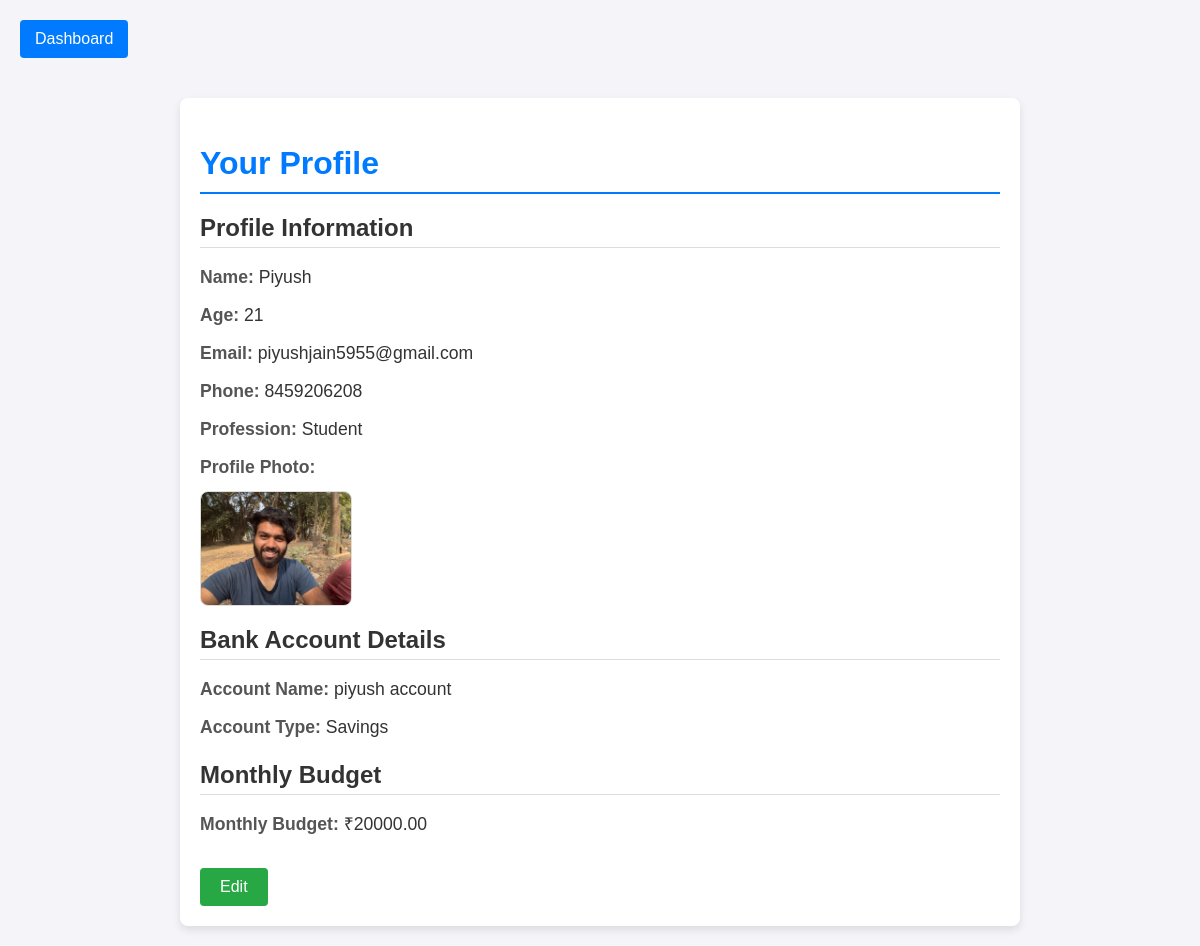
The page /Profile (signed in) on the database its author committed.
### app/models.py (models this page shows, shortened)
class Profile(models.Model):
    user = models.OneToOneField(User, on_delete=models.CASCADE)  # Links to Django's User model
    name = models.CharField(max_length=255, null=False, blank=False)
    age = models.PositiveIntegerField(null=True, blank=True)
    email = models.EmailField(unique=True)  # Automatically fetched from User model
    phone = models.CharField(max_length=15, unique=True, null=False, blank=False)
    profession = models.CharField(
        max_length=20,
        choices=[
            ("Businessman", "Businessman"),
            ("Employee", "Employee"),
            ("Student", "Student"),
            ("Housewife", "Housewife"),
            ("Other", "Other"),
        ],
        null=False,
        blank=False,
    )
    profile_photo = models.ImageField(upload_to="profile_photos/", null=True, blank=True)  # Optional

class UserAccount(models.Model):
    user = models.ForeignKey(User, on_delete=models.CASCADE)  # Links to Django's User model
    account_name = models.CharField(max_length=255, null=False, blank=False)
    account_type = models.CharField(
        max_length=10,
        choices=[("Current", "Current"), ("Savings", "Savings")],
        null=False,
        blank=False,
    )
    current_balance = models.DecimalField(max_digits=12, decimal_places=2, null=True, blank=True)

class MonthlyBudget(models.Model):
    user = models.ForeignKey(User, on_delete=models.CASCADE)  # Links to Django's User model
    monthly_budget = models.DecimalField(max_digits=12, decimal_places=2, null=True, blank=True)

### app/views.py (the view, shortened to what this page needs)
# urls.py: path('Profile', views.ProfileSection.as_view(), name='profile'),
class ProfileSection(View):
    def get(self, request):
        print("INSIDE PROFILE GET")
        profile = Profile.objects.filter(user=request.user).first()
        user_profile = {
            "name": profile.name if profile else "N/A",
            "age": profile.age if profile else "N/A",
            "email": profile.user.email if profile else "N/A",
            "phone": profile.phone if profile else "N/A",
            "profession": profile.profession if profile else "N/A",
            "profile_photo": profile.profile_photo.url if profile and profile.profile_photo else None,
        }
        user_account = UserAccount.objects.filter(user=request.user).first()
        account_data = {
            "account_name": user_account.account_name if user_account else "N/A",
            "account_type": user_account.account_type if user_account else "N/A",
            "current_balance": user_account.current_balance if user_account else 0.00,
        }
        monthly_budget = MonthlyBudget.objects.filter(user=request.user).first()
        budget_data = {
            "monthly_budget": monthly_budget.monthly_budget if monthly_budget else 0.00,
        }
        context = {
            "user_profile": user_profile,
            "account_data": account_data,
            "budget_data": budget_data,
        }
        return render(request, "profile.html", context)

### app/templates/profile.html (shortened to what this page needs)
{% load static %}
<!DOCTYPE html>
<html lang="en">
<head>
    <link rel="stylesheet" href="static\css\profile.css">
</head>
<body>
    <div>
        <a href="{% url 'dashboard' %}" class="nav-link">Dashboard</a>
    </div>
    <div class="edit">
        <h2>Your Profile</h2>
        <h3>Profile Information</h3>
        <p><strong>Name:</strong> {{ user_profile.name }}</p>
        <p><strong>Age:</strong> {{ user_profile.age }}</p>
        <p><strong>Email:</strong> {{ user_profile.email }}</p>
        <p><strong>Phone:</strong> {{ user_profile.phone }}</p>
        <p><strong>Profession:</strong> {{ user_profile.profession }}</p>
        {% if user_profile.profile_photo %}
            <p><strong>Profile Photo:</strong></p>
            <img src="{{ user_profile.profile_photo }}" alt="Profile Photo" width="150">
        {% else %}
            <p><strong>Profile Photo:</strong> No Photo Available</p>
        {% endif %}
        <h3>Bank Account Details</h3>
        <p><strong>Account Name:</strong> {{ account_data.account_name }}</p>
        <p><strong>Account Type:</strong> {{ account_data.account_type }}</p>
        <h3>Monthly Budget</h3>
        <p><strong>Monthly Budget:</strong> ₹{{ budget_data.monthly_budget }}</p>
        <form>
            <button
                type="button"
                hx-post="{% url 'profile' %}"
                hx-target=".edit"
                hx-swap="outerHTML"
                hx-vals='js:profileData'
            >
                Edit
            </button>
        </form>
    </div>
</body>
</html>

### app/static/css/profile.css (style rules this page uses)
body { font-family: Arial, sans-serif; background-color: #f4f4f9; color: #333; margin: 0; padding: 0; }
.nav-link { display: inline-block; margin: 20px; padding: 10px 15px; background-color: #007bff; color: #fff; text-decoration: none; border-radius: 4px; font-size: 1em; transition: background-color 0.3s ease; }
.edit { max-width: 800px; margin: 20px auto; padding: 20px; background-color: #fff; border-radius: 8px; box-shadow: 0 4px 8px rgba(0, 0, 0, 0.1); }
.edit h2 { font-size: 2em; color: #007bff; margin-bottom: 20px; border-bottom: 2px solid #007bff; padding-bottom: 10px; }
.edit h3 { font-size: 1.5em; color: #333; margin-top: 20px; margin-bottom: 15px; border-bottom: 1px solid #ddd; padding-bottom: 5px; }
.edit p { font-size: 1.1em; margin: 10px 0; line-height: 1.6; }
.edit p strong { color: #555; }
.edit img { display: block; margin-top: 10px; border-radius: 8px; border: 1px solid #ddd; }
.edit button { display: inline-block; margin-top: 20px; padding: 10px 20px; background-color: #28a745; color: #fff; border: none; border-radius: 4px; font-size: 1em; cursor: pointer; transition: background-color 0.3s ease; }

### rows shown on the page
Profile: name "Piyush", phone "8459206208", profession "Student"
UserAccount: account_name "piyush account", account_type "Savings"
MonthlyBudget: monthly_budget "20000.00"

### other values the page prints
{{ user_profile.age }} "21"
{{ user_profile.email }} "piyushjain5955@gmail.com"
